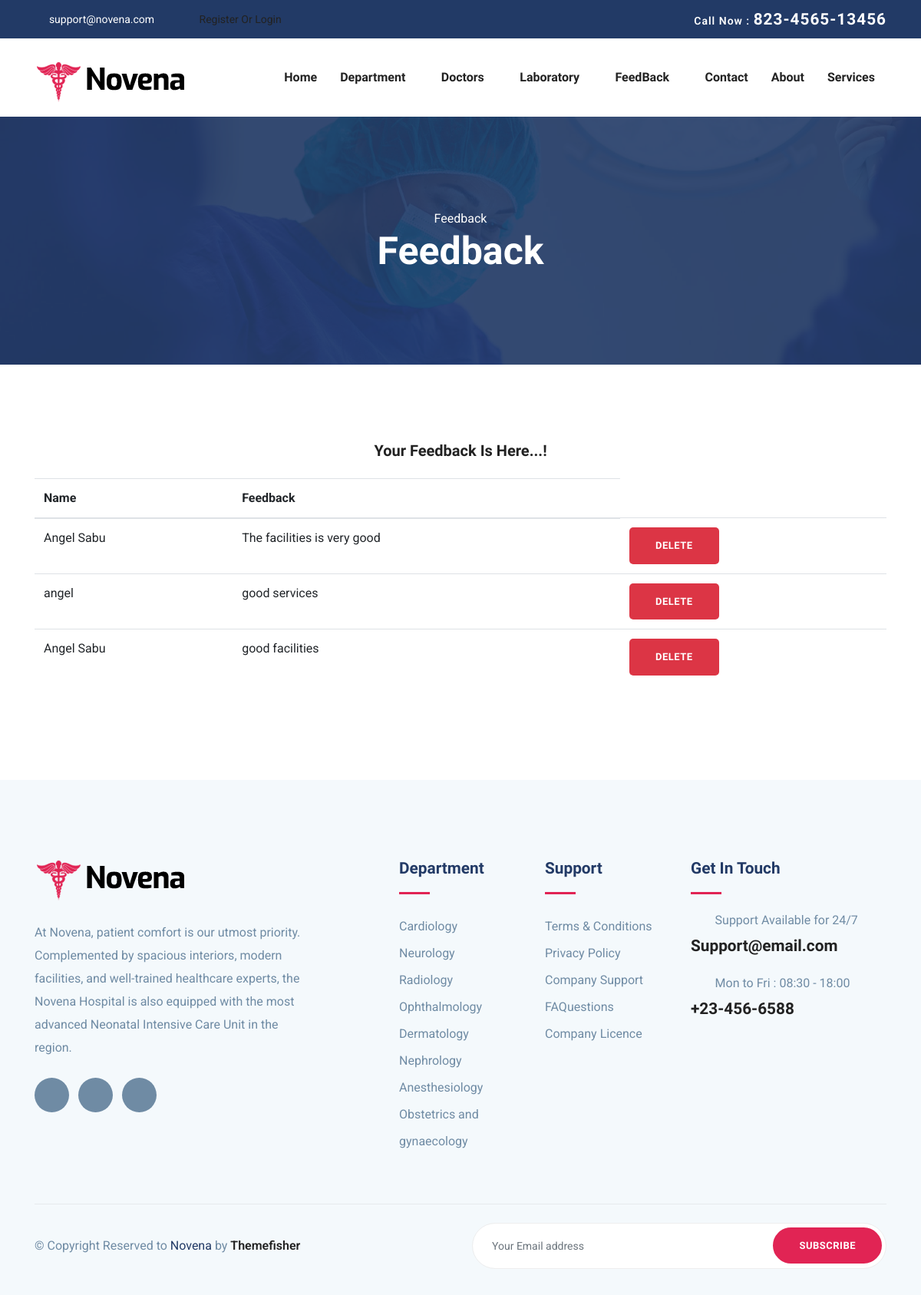
The page /HospitalFrontend/feedbackviewpage/ on the database its author committed.
### HospitalFrontend/models.py (models this page shows)
class feedbackDB(models.Model):
    Name = models.CharField(max_length=100, null=True, blank=True)
    Feedback = models.CharField(max_length=100, null=True, blank=True)

### HospitalFrontend/views.py (the view)
# urls.py: path('feedbackviewpage/', views.feedbackviewpage, name="feedbackviewpage"),
def feedbackviewpage(request):
    data = feedbackDB.objects.all()
    return render(request, "feedbackview.html", {'data': data})

### HospitalFrontend/templates/feedbackview.html (shortened to what this page needs)
<!DOCTYPE html>
{% load static %}
<html lang="zxx">
<head>
  <link rel="stylesheet" href="{% static 'hospital/plugins/bootstrap/css/bootstrap.min.css' %}">
  <link rel="stylesheet" href="{% static 'hospital/plugins/icofont/icofont.min.css' %}">
  <link rel="stylesheet" href="{% static 'hospital/plugins/slick-carousel/slick/slick.css' %}">
  <link rel="stylesheet" href="{% static 'hospital/plugins/slick-carousel/slick/slick-theme.css' %}">
  <link rel="stylesheet" href="{% static 'hospital/css/style.css' %}">
</head>
<body id="top">
<header>
	<div class="header-top-bar">
		<div class="container">
			<div class="row align-items-center">
				<div class="col-lg-6">
					<ul class="top-bar-info list-inline-item pl-0 mb-0">
						<li class="list-inline-item"><a href="mailto:support@gmail.com"><i class="icofont-support-faq mr-2"></i>support@novena.com</a></li>
						{% if request.session.Username %}
						<li class="list-inline-item"></li><a href="{% url 'logout' %}"><i class="icofont-location-pin mr-2"></i>{{request.session.Username}}/Logout</a></li>
						 {% else %}
						<li class="list-inline-item"></li><a href="{% url 'signuppage' %}" ><i class="icofont-location-pin mr-2 "></i>Register Or Login</a>
						{% endif %}
					</ul>
				</div>
				<div class="col-lg-6">
					<div class="text-lg-right top-right-bar mt-2 mt-lg-0">
						<a href="tel:+23-345-67890" >
							<span>Call Now : </span>
							<span class="h4">823-4565-13456</span>
						</a>
					</div>
				</div>
			</div>
		</div>
	</div>
	<nav class="navbar navbar-expand-lg navigation" id="navbar">
		<div class="container">
		 	 <a class="navbar-brand" href="index.html">
			  	<img src="{% static 'hospital/images/logo.png' %}" alt="" class="img-fluid">
			  </a>
		  <div class="collapse navbar-collapse" id="navbarmain">
			<ul class="navbar-nav ml-auto">
			  <li class="nav-item active">
				<a class="nav-link" href="{% url 'homepage' %}">Home</a>
			  </li>
			    <li class="nav-item dropdown">
					<a class="nav-link dropdown-toggle" href="department.html" id="dropdown02" data-toggle="dropdown" aria-haspopup="true" aria-expanded="false">Department <i class="icofont-thin-down"></i></a>
			  	</li>
			  	<li class="nav-item dropdown">
					<a class="nav-link dropdown-toggle" href="doctor.html" id="dropdown03" data-toggle="dropdown" aria-haspopup="true" aria-expanded="false">Doctors <i class="icofont-thin-down"></i></a>
			  	</li>
				<li class="nav-item dropdown">
					<a class="nav-link dropdown-toggle" href="doctor.html" id="dropdown03" data-toggle="dropdown" aria-haspopup="true" aria-expanded="false">Laboratory <i class="icofont-thin-down"></i></a>
			  	</li>
			   <li class="nav-item dropdown">
					<a class="nav-link dropdown-toggle" href="blog-sidebar.html" id="dropdown05" data-toggle="dropdown" aria-haspopup="true" aria-expanded="false">FeedBack <i class="icofont-thin-down"></i></a>
			  	</li>
			   <li class="nav-item"><a class="nav-link" href="{% url 'contactpage' %}">Contact</a></li>
				<li class="nav-item"><a class="nav-link" href="{% url 'aboutpage' %}">About</a></li>
			    <li class="nav-item"><a class="nav-link" href="{% url 'servicepage' %}">Services</a></li>
			</ul>
		  </div>
		</div>
	</nav>
</header>
<section class="page-title bg-1">
  <div class="container">
    <div class="row">
      <div class="col-md-12">
        <div class="block text-center">
          <span class="text-white">Feedback</span>
          <h1 class="text-capitalize mb-5 text-lg">Feedback</h1>
        </div>
      </div>
    </div>
  </div>
</section>
<section class="appoinment section">
<div class="container">
				<div class="row">
				<div class="col-md-12">
					<h3 class="h5 mb-4 text-center">Your Feedback Is Here...!</h3>
					<div class="table-wrap">
						<table class="table">
						  <thead class="thead-primary">
						    <tr>
						    	<th>Name</th>
						      <th>Feedback</th>
						    </tr>
						  </thead>
						  <tbody>
                        {% for d in data %}
						  <tr>
							  <td>{{d.Name}}</td>
							  <td>{{d.Feedback}}</td>
							  <td>
								  <form action="{% url 'deletefeedback' dataid=d.id  %}">
									  <button type="submit" class="btn btn-danger">Delete</button>
								  </form>
							  </td>
						  </tr>
						{% endfor %}
						  </tbody>
						</table>
					</div>
				</div>
		</div>
</section>
<footer class="footer section gray-bg">
	<div class="container">
		<div class="row">
			<div class="col-lg-4 mr-auto col-sm-6">
				<div class="widget mb-5 mb-lg-0">
					<div class="logo mb-4">
						<img src="{% static 'hospital/images/logo.png' %}" alt="" class="img-fluid">
					</div>
					<p>At Novena, patient comfort is our utmost priority. Complemented by spacious interiors, modern facilities, and well-trained healthcare experts,
						the Novena Hospital is also equipped with the most advanced Neonatal Intensive Care Unit in the region.</p>
					<ul class="list-inline footer-socials mt-4">
						<li class="list-inline-item"><a href="https://www.facebook.com/themefisher"><i class="icofont-facebook"></i></a></li>
						<li class="list-inline-item"><a href="https://twitter.com/themefisher"><i class="icofont-twitter"></i></a></li>
						<li class="list-inline-item"><a href="https://www.pinterest.com/themefisher/"><i class="icofont-linkedin"></i></a></li>
					</ul>
				</div>
			</div>
			<div class="col-lg-2 col-md-6 col-sm-6">
				<div class="widget mb-5 mb-lg-0">
					<h4 class="text-capitalize mb-3">Department</h4>
					<div class="divider mb-4"></div>
					<ul class="list-unstyled footer-menu lh-35">
						<li><a href="#">Cardiology </a></li>
						<li><a href="#">Neurology</a></li>
						<li><a href="#">Radiology</a></li>
						<li><a href="#">Ophthalmology</a></li>
						<li><a href="#">Dermatology</a></li>
						<li><a href="#">Nephrology</a></li>
						<li><a href="#">Anesthesiology</a></li>
						<li><a href="#">Obstetrics and gynaecology</a></li>
					</ul>
				</div>
			</div>
			<div class="col-lg-2 col-md-6 col-sm-6">
				<div class="widget mb-5 mb-lg-0">
					<h4 class="text-capitalize mb-3">Support</h4>
					<div class="divider mb-4"></div>
					<ul class="list-unstyled footer-menu lh-35">
						<li><a href="#">Terms & Conditions</a></li>
						<li><a href="#">Privacy Policy</a></li>
						<li><a href="#">Company Support </a></li>
						<li><a href="#">FAQuestions</a></li>
						<li><a href="#">Company Licence</a></li>
					</ul>
				</div>
			</div>
			<div class="col-lg-3 col-md-6 col-sm-6">
				<div class="widget widget-contact mb-5 mb-lg-0">
					<h4 class="text-capitalize mb-3">Get in Touch</h4>
					<div class="divider mb-4"></div>
					<div class="footer-contact-block mb-4">
						<div class="icon d-flex align-items-center">
							<i class="icofont-email mr-3"></i>
							<span class="h6 mb-0">Support Available for 24/7</span>
						</div>
						<h4 class="mt-2"><a href="tel:+23-345-67890">Support@email.com</a></h4>
					</div>
					<div class="footer-contact-block">
						<div class="icon d-flex align-items-center">
							<i class="icofont-support mr-3"></i>
							<span class="h6 mb-0">Mon to Fri : 08:30 - 18:00</span>
						</div>
						<h4 class="mt-2"><a href="tel:+23-345-67890">+23-456-6588</a></h4>
					</div>
				</div>
			</div>
		</div>
		<div class="footer-btm py-4 mt-5">
			<div class="row align-items-center justify-content-between">
				<div class="col-lg-6">
					<div class="copyright">
						&copy; Copyright Reserved to <span class="text-color">Novena</span> by <a href="https://themefisher.com/" target="_blank">Themefisher</a>
					</div>
				</div>
				<div class="col-lg-6">
					<div class="subscribe-form text-lg-right mt-5 mt-lg-0">
						<form action="#" class="subscribe">
							<input type="text" class="form-control" placeholder="Your Email address">
							<a href="#" class="btn btn-main-2 btn-round-full">Subscribe</a>
						</form>
					</div>
				</div>
			</div>
		</div>
	</div>
</footer>
  </body>
  </html>

### HospitalFrontend/static/hospital/css/style.css (style rules this page uses)
html { overflow-x: hidden; }
body { line-height: 1.6; font-family: "Roboto", sans-serif; -webkit-font-smoothing: antialiased; font-size: 16px; color: #6F8BA4; font-weight: 400; }
h1, .h1, h2, .h2, h3, .h3, h4, .h4, h5, .h5, h6, .h6 { font-family: "Exo", sans-serif; font-weight: 700; color: #222; }
h1, .h1 { font-size: 2.5rem; }
h3, .h3 { font-size: 1.5rem; }
h4, .h4 { font-size: 1.3rem; line-height: 30px; }
h5, .h5 { font-size: 1.25rem; }
h6, .h6 { font-size: 1rem; }
p { line-height: 30px; }
input[type="email"], input[type="password"], input[type="text"], input[type="tel"] { box-shadow: none; height: 45px; outline: none; font-size: 14px; }
.form-control { box-shadow: none; border-radius: 0; }
.btn { display: inline-block; font-size: 14px; font-size: 0.8125rem; font-weight: 700; letter-spacing: .5px; padding: .75rem 2rem; font-family: "Exo", sans-serif; text-transform: uppercase; border-radius: 5px; border: 2px solid transparent; transition: all .35s ease; }
.btn-main-2 { background: #e12454; color: #fff; border-color: #e12454; }
.btn-round-full { border-radius: 50px; }
.section { padding: 100px 0; }
.text-lg { font-size: 3.75rem; }
a { color: #222; text-decoration: none; transition: all .35s ease; }
.page-title { padding: 120px 0px 70px 0px; position: relative; }
.page-title .block h1 { color: #fff; }
.text-lg { font-size: 50px; }
.gray-bg { background: #f4f9fc; }
#navbarmain { padding: 20px 0px; }
#navbarmain .nav-link { font-weight: 600; padding: 10px 15px; color: #222; font-family: "Exo", sans-serif; text-transform: capitalize; font-size: 16px; transition: all .25s ease; }
.dropdown-toggle::after { display: none; }
.navbar-brand { margin-top: 10px; }
.header-top-bar { background: #223a66; font-size: 14px; padding: 10px 0px; box-shadow: 0 1px 2px rgba(0, 0, 0, 0.05); color: #fff; }
.top-bar-info li a { color: #fff; margin-right: 20px; }
.top-right-bar a span { color: #fff; font-weight: 600; letter-spacing: 1px; }
.bg-1 { background: url("../images/bg/22.jpg") no-repeat 50% 50%; background-size: cover; position: relative; }
.text-color { color: #223a66; }
.divider { width: 40px; height: 5px; background: #e12454; }
.lh-35 { line-height: 35px; }
.footer { padding-bottom: 10px; }
.footer .copyright a { font-weight: 600; }
.logo { font-weight: 600; letter-spacing: 1px; }
.widget .divider { height: 3px; }
.widget h4 { color: #223a66; }
.widget .footer-menu a { color: #6F8BA4; }
.footer-contact-block span { font-weight: 400; color: #6F8BA4; }
.footer-contact-block i { font-size: 20px; }
.footer-btm { border-top: 1px solid rgba(0, 0, 0, 0.06); }
.footer-socials li a { width: 45px; height: 45px; background: #6F8BA4; color: #fff; display: inline-block; text-align: center; border-radius: 100%; padding-top: 12px; }
.subscribe { position: relative; }
.subscribe .form-control { border-radius: 50px; height: 60px; padding-left: 25px; border-color: #eee; }
.subscribe .btn { position: absolute; right: 6px; top: 6px; }

### rows shown on the page
feedbackDB: Name "Angel Sabu", Feedback "The facilities is very good"
feedbackDB: Name "angel", Feedback "good services"
feedbackDB: Name "Angel Sabu", Feedback "good facilities"
